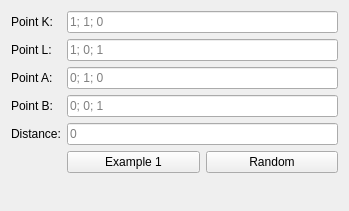
<?xml version="1.0" encoding="UTF-8"?>
<ui version="4.0">
 <class>PredicateG</class>
 <widget class="QWidget" name="PredicateG">
  <property name="geometry">
   <rect>
    <x>0</x>
    <y>0</y>
    <width>349</width>
    <height>211</height>
   </rect>
  </property>
  <property name="windowTitle">
   <string>Predicate G3</string>
  </property>
  <layout class="QFormLayout" name="formLayout">
   <item row="0" column="0">
    <widget class="QLabel" name="label_3">
     <property name="text">
      <string>Point K:</string>
     </property>
    </widget>
   </item>
   <item row="0" column="1">
    <widget class="QLineEdit" name="lineEditPointK">
     <property name="placeholderText">
      <string>1; 1; 0</string>
     </property>
    </widget>
   </item>
   <item row="1" column="0">
    <widget class="QLabel" name="label_4">
     <property name="text">
      <string>Point L:</string>
     </property>
    </widget>
   </item>
   <item row="1" column="1">
    <widget class="QLineEdit" name="lineEditPointL">
     <property name="placeholderText">
      <string>1; 0; 1</string>
     </property>
    </widget>
   </item>
   <item row="2" column="0">
    <widget class="QLabel" name="label">
     <property name="text">
      <string>Point A:</string>
     </property>
    </widget>
   </item>
   <item row="2" column="1">
    <widget class="QLineEdit" name="lineEditPointA">
     <property name="placeholderText">
      <string>0; 1; 0</string>
     </property>
    </widget>
   </item>
   <item row="3" column="0">
    <widget class="QLabel" name="label_2">
     <property name="text">
      <string>Point B:</string>
     </property>
    </widget>
   </item>
   <item row="3" column="1">
    <widget class="QLineEdit" name="lineEditPointB">
     <property name="placeholderText">
      <string>0; 0; 1</string>
     </property>
    </widget>
   </item>
   <item row="4" column="0">
    <widget class="QLabel" name="label_5">
     <property name="text">
      <string>Distance:</string>
     </property>
    </widget>
   </item>
   <item row="4" column="1">
    <widget class="QLineEdit" name="lineEditDistance">
     <property name="placeholderText">
      <string>0</string>
     </property>
    </widget>
   </item>
   <item row="5" column="1">
    <widget class="QWidget" name="widget" native="true">
     <layout class="QHBoxLayout" name="horizontalLayout">
      <property name="margin">
       <number>0</number>
      </property>
      <item>
       <widget class="QPushButton" name="pushButtonExample1">
        <property name="text">
         <string>Example 1</string>
        </property>
       </widget>
      </item>
      <item>
       <widget class="QPushButton" name="pushButtonRandom">
        <property name="text">
         <string>Random</string>
        </property>
       </widget>
      </item>
     </layout>
    </widget>
   </item>
  </layout>
 </widget>
 <resources/>
 <connections/>
</ui>
